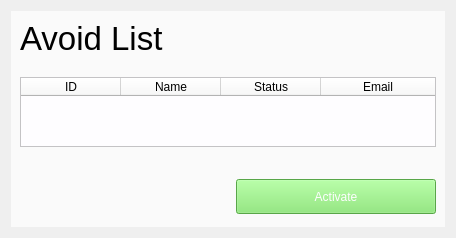
         <widget class="QWidget" name="AvoidList_Page">
          <layout class="QVBoxLayout" name="verticalLayout_65">
           <item>
            <widget class="QFrame" name="AvoidList_Frame">
             <property name="styleSheet">
              <string notr="true">background-color: rgb(244, 244, 244);color: rgb(0, 0, 0);</string>
             </property>
             <property name="frameShape">
              <enum>QFrame::NoFrame</enum>
             </property>
             <property name="frameShadow">
              <enum>QFrame::Raised</enum>
             </property>
             <layout class="QHBoxLayout" name="horizontalLayout_21" stretch="2">
              <property name="spacing">
               <number>0</number>
              </property>
              <property name="leftMargin">
               <number>0</number>
              </property>
              <property name="topMargin">
               <number>0</number>
              </property>
              <property name="rightMargin">
               <number>0</number>
              </property>
              <property name="bottomMargin">
               <number>0</number>
              </property>
              <item>
               <widget class="QFrame" name="AvoidList_List_Frame">
                <property name="styleSheet">
                 <string notr="true">background-color: rgb(250, 250, 250);color: rgb(0, 0, 0);</string>
                </property>
                <property name="frameShape">
                 <enum>QFrame::NoFrame</enum>
                </property>
                <property name="frameShadow">
                 <enum>QFrame::Raised</enum>
                </property>
                <layout class="QVBoxLayout" name="verticalLayout_54">
                 <property name="spacing">
                  <number>20</number>
                 </property>
                 <property name="bottomMargin">
                  <number>0</number>
                 </property>
                 <item>
                  <widget class="QLabel" name="label_16">
                   <property name="maximumSize">
                    <size>
                     <width>16777215</width>
                     <height>50</height>
                    </size>
                   </property>
                   <property name="font">
                    <font>
                     <family>Helvetica</family>
                     <pointsize>25</pointsize>
                    </font>
                   </property>
                   <property name="text">
                    <string>Avoid List</string>
                   </property>
                  </widget>
                 </item>
                 <item>
                  <widget class="QTableWidget" name="AvoidList_tableWidget">
                   <property name="styleSheet">
                    <string notr="true">QTableWidget {
	color: rgb(0, 0, 0);
	selection-color: rgb(0, 0, 0);
	background-color: rgb(254, 253, 255);
	gridline-color: rgb(191, 191, 191);
	selection-background-color:rgba(0, 0, 0, 13)
}</string>
                   </property>
                   <property name="sizeAdjustPolicy">
                    <enum>QAbstractScrollArea::AdjustToContents</enum>
                   </property>
                   <property name="editTriggers">
                    <set>QAbstractItemView::NoEditTriggers</set>
                   </property>
                   <property name="selectionMode">
                    <enum>QAbstractItemView::SingleSelection</enum>
                   </property>
                   <property name="selectionBehavior">
                    <enum>QAbstractItemView::SelectRows</enum>
                   </property>
                   <property name="sortingEnabled">
                    <bool>true</bool>
                   </property>
                   <attribute name="horizontalHeaderStretchLastSection">
                    <bool>true</bool>
                   </attribute>
                   <column>
                    <property name="text">
                     <string>ID</string>
                    </property>
                   </column>
                   <column>
                    <property name="text">
                     <string>Name</string>
                    </property>
                   </column>
                   <column>
                    <property name="text">
                     <string>Status</string>
                    </property>
                   </column>
                   <column>
                    <property name="text">
                     <string>Email</string>
                    </property>
                   </column>
                  </widget>
                 </item>
                 <item alignment="Qt::AlignRight">
                  <widget class="QFrame" name="frame_36">
                   <property name="minimumSize">
                    <size>
                     <width>200</width>
                     <height>60</height>
                    </size>
                   </property>
                   <property name="maximumSize">
                    <size>
                     <width>425</width>
                     <height>16777215</height>
                    </size>
                   </property>
                   <property name="frameShape">
                    <enum>QFrame::NoFrame</enum>
                   </property>
                   <property name="frameShadow">
                    <enum>QFrame::Raised</enum>
                   </property>
                   <layout class="QHBoxLayout" name="horizontalLayout_30">
                    <property name="spacing">
                     <number>20</number>
                    </property>
                    <property name="leftMargin">
                     <number>0</number>
                    </property>
                    <property name="topMargin">
                     <number>0</number>
                    </property>
                    <property name="rightMargin">
                     <number>0</number>
                    </property>
                    <property name="bottomMargin">
                     <number>0</number>
                    </property>
                    <item>
                     <widget class="QPushButton" name="AvoidList_Activate_pushButton">
                      <property name="minimumSize">
                       <size>
                        <width>125</width>
                        <height>35</height>
                       </size>
                      </property>
                      <property name="maximumSize">
                       <size>
                        <width>16777215</width>
                        <height>35</height>
                       </size>
                      </property>
                      <property name="font">
                       <font>
                        <family>Helvetica</family>
                       </font>
                      </property>
                      <property name="styleSheet">
                       <string notr="true">QPushButton {
	color: rgb(254, 253, 255);
	background-color: rgb(123, 232, 101);
	border:0xp;
}

QPushButton:hover {
	background-color:rgb(125, 253, 110);
}

QPushButton:pressed {
	background-color: rgb(97, 197, 85)
}</string>
                      </property>
                      <property name="text">
                       <string>Activate</string>
                      </property>
                     </widget>
                    </item>
                   </layout>
                  </widget>
                 </item>
                </layout>
               </widget>
              </item>
             </layout>
            </widget>
           </item>
          </layout>
         </widget>
